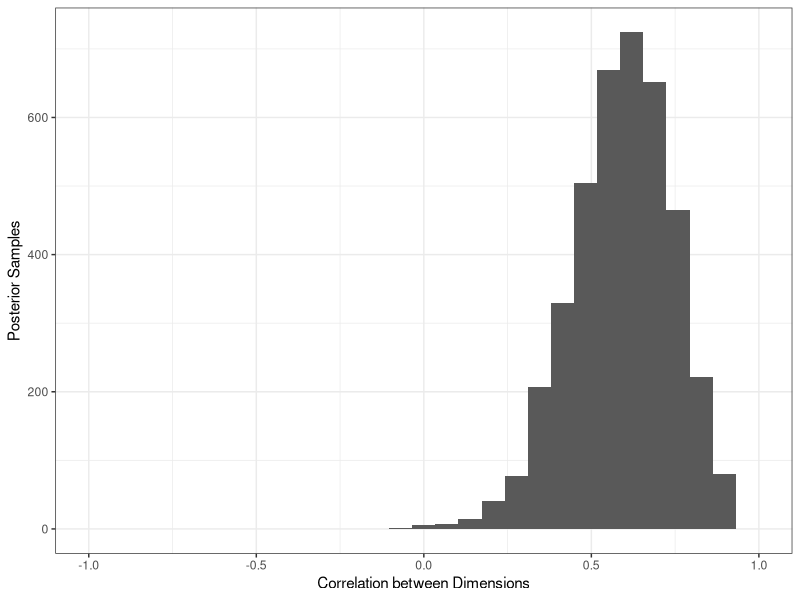
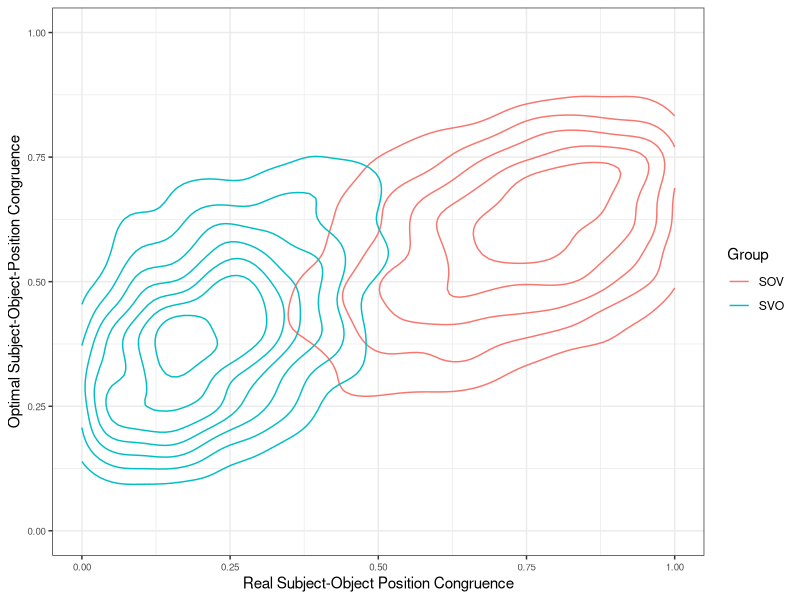
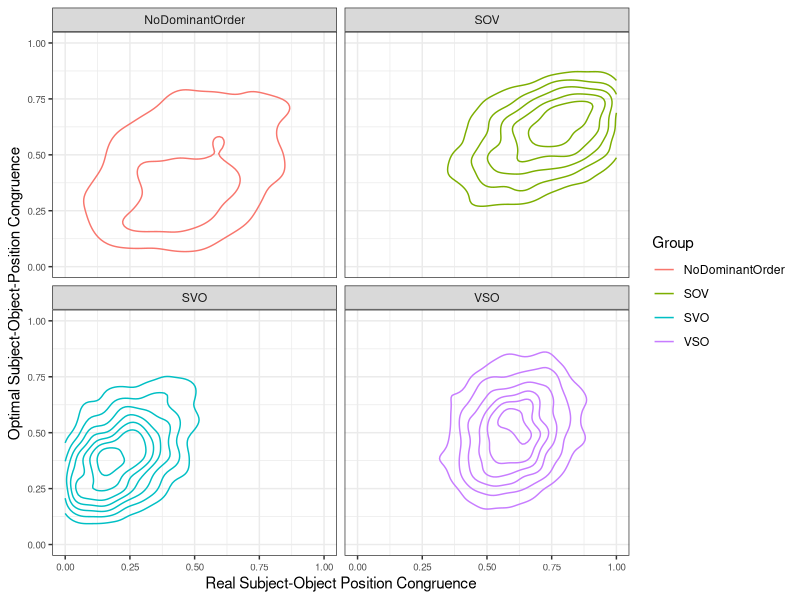

Reproduce these figures in R, in order.


corrs = read.csv("CORR_Sigma_42model.py.txt", header=FALSE)

library(ggplot2)

plot = ggplot(corrs) + geom_histogram(aes(x=V1)) + xlab("Correlation between Dimensions") + theme_bw() + ylab("Posterior Samples") + xlim(-1,1)
ggsave(plot, file="corr_sigma.pdf", height=2, width=4)



sink("correlation_sigma.txt")
cat("Mean: ", mean(corrs$V1))
cat("\n")
cat("95% CrI ", quantile(corrs$V1, 0.025), " ",  quantile(corrs$V1, 1-0.025))
cat("\n")
cat("Posterior of opposite sign: ", mean(corrs$V1<0))
sink()



sigmoid = function(x) {
        return(1/(1+exp(-x)))
}
stationary = read.csv("stationary_fit_42model.py.txt", sep=" ")

library(MASS)

# Stationary Variance
data = data.frame(Group=c(), X=c(), Y=c())

for(i in 1:4) {
   omega=c(stationary$Cov11[[i]], stationary$Cov12[[i]], stationary$Cov12[[i]], stationary$Cov22[[i]])
   dim(omega)=c(2,2)
   
   # Stationary Mean
   mu = c(stationary$Mean1[[i]], stationary$Mean2[[i]])
   dataCase = mvrnorm(n=2000, mu=mu, Sigma=omega)
   dataGroup = data.frame(X=dataCase[,1], Y=dataCase[,2])
   dataGroup$Group=stationary$Group[[i]]
   data = rbind(data, dataGroup)
}

data$Y = (data$Y+1)/2
data$X = sigmoid(data$X)

library(ggplot2)

logit = function(x) {
   return(log(x/(1-x)))
}

library(tidyr)
library(dplyr)
plot = ggplot(data %>% filter(Group %in% c("SOV", "SVO")), aes(x=Y, y=X, group=Group, color=Group)) + geom_density2d() + xlim(0,1) + ylim(0,1)
plot = plot + theme_bw()
plot = plot + theme(axis.text=element_text(size=7))
plot = plot + xlab("Real Subject-Object Position Congruence")
plot = plot + ylab("Optimal Subject-Object-Position Congruence")
ggsave(plot, file="stationary_case_svo_sov.pdf", height=4, width=4)

plot = ggplot(data, aes(x=Y, y=X, group=Group, color=Group)) + geom_density2d() + xlim(0,1) + ylim(0,1)
plot = plot + theme_bw()
plot = plot + theme(axis.text=element_text(size=7))
plot = plot + xlab("Real Subject-Object Position Congruence")
plot = plot + ylab("Optimal Subject-Object-Position Congruence")
plot = plot + facet_wrap(~Group)
ggsave(plot, file="stationary_case_facet.pdf", height=4, width=6)


